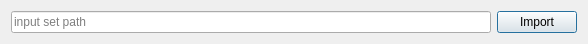
<?xml version="1.0" encoding="UTF-8"?>
<ui version="4.0">
 <class>getURLWindow</class>
 <widget class="QDialog" name="getURLWindow">
  <property name="geometry">
   <rect>
    <x>0</x>
    <y>0</y>
    <width>588</width>
    <height>42</height>
   </rect>
  </property>
  <property name="windowTitle">
   <string>SET Importor</string>
  </property>
  <layout class="QHBoxLayout" name="horizontalLayout">
   <item>
    <widget class="QLineEdit" name="textureLineEdit">
     <property name="toolTip">
      <string/>
     </property>
     <property name="inputMask">
      <string/>
     </property>
     <property name="text">
      <string/>
     </property>
     <property name="dragEnabled">
      <bool>false</bool>
     </property>
     <property name="placeholderText">
      <string>input set path</string>
     </property>
    </widget>
   </item>
   <item>
    <widget class="QPushButton" name="convertPushButton">
     <property name="text">
      <string>Import</string>
     </property>
    </widget>
   </item>
  </layout>
 </widget>
 <resources/>
 <connections/>
</ui>
